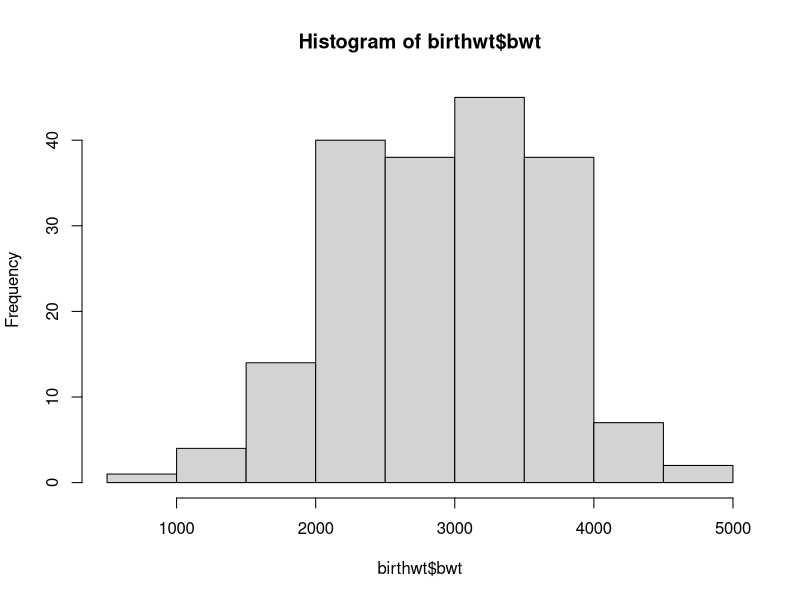
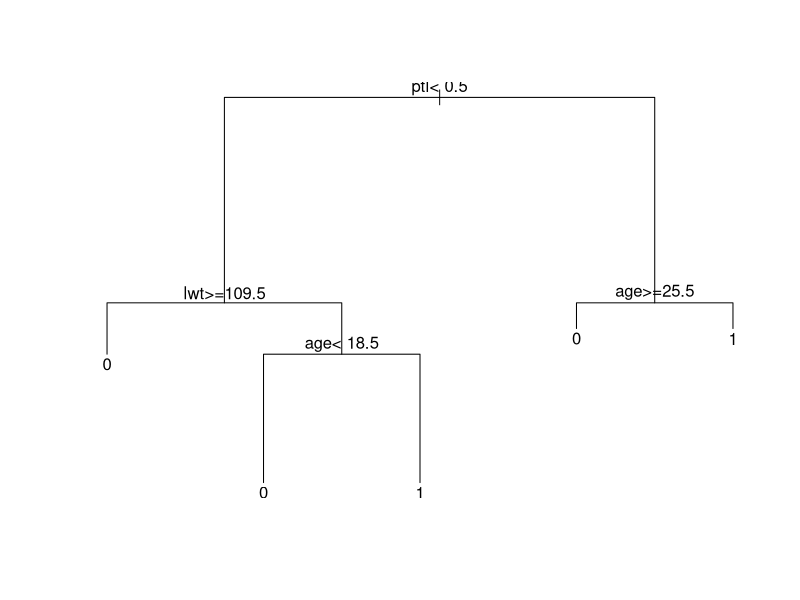

Source code (R) for these figures, in order:
library(MASS) 
library(rpart) 
head(birthwt) 
hist(birthwt$bwt) 
table(birthwt$low)
cols <- c('low', 'race', 'smoke', 'ht', 'ui') 
birthwt[cols] <- lapply(birthwt[cols], as.factor) 
set.seed(1)
train<- sample(1:nrow(birthwt), 0.75 * nrow(birthwt))

birthwtTree<- rpart(low ~ . - bwt, data = birthwt[train, ], method = 'class') 
plot(birthwtTree)
text(birthwtTree, pretty = 0) 
summary(birthwtTree)
birthwtPred<- predict(birthwtTree, birthwt[-train, ], type = 'class') 
table(birthwtPred, birthwt[-train, ]$low)

